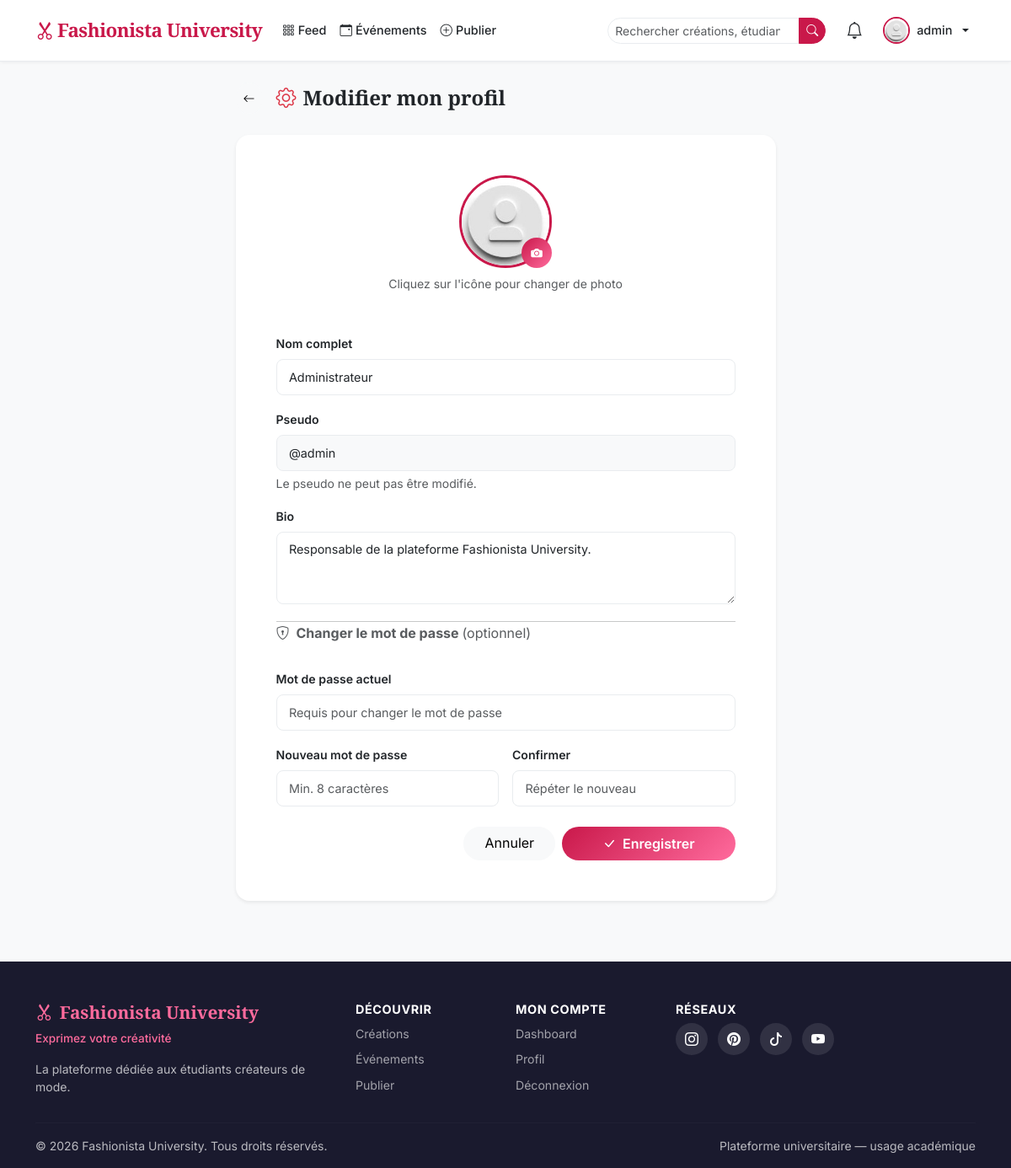
The page /edit_profile.php (signed in) on the database its author committed.
### tables this page shows
CREATE TABLE `users` (
  `id`           INT(11)      NOT NULL AUTO_INCREMENT,
  `username`     VARCHAR(50)  NOT NULL UNIQUE,
  `full_name`    VARCHAR(100) NOT NULL,
  `email`        VARCHAR(150) NOT NULL UNIQUE,
  `password`     VARCHAR(255) NOT NULL,
  `bio`          TEXT,
  `avatar`       VARCHAR(255) DEFAULT 'default_avatar.png',
  `role`         ENUM('student','admin') DEFAULT 'student',
  `created_at`   DATETIME     DEFAULT CURRENT_TIMESTAMP,
  `updated_at`   DATETIME     DEFAULT CURRENT_TIMESTAMP ON UPDATE CURRENT_TIMESTAMP,
  PRIMARY KEY (`id`),
  KEY `idx_email` (`email`),
  KEY `idx_username` (`username`)
);

### includes/auth.php (called while the page is built, shortened)
<?php
function isLoggedIn(): bool {
    return isset($_SESSION['user_id']) && !empty($_SESSION['user_id']);
}
function currentUserId(): ?int {
    return isset($_SESSION['user_id']) ? (int)$_SESSION['user_id'] : null;
}
function currentUser(): ?array {
    static $user = null;
    if ($user === null) {
        $db   = getDB();
        $stmt = $db->prepare('SELECT * FROM users WHERE id = ?');
        $stmt->execute([currentUserId()]);
        $user = $stmt->fetch() ?: null;
    }
    return $user;
}

### includes/functions.php (called while the page is built, shortened)
<?php
function h(string $str): string {
    return htmlspecialchars($str, ENT_QUOTES | ENT_HTML5, 'UTF-8');
}
function avatarUrl(array $user): string {
    return SITE_URL . '/assets/images/default_avatar.jpg';
}

### edit_profile.php (the view, shortened to what this page needs)
<?php
require_once __DIR__ . '/includes/auth.php';
require_once __DIR__ . '/includes/functions.php';
$activePage = '';
$userModel  = new User();
$user       = $userModel->findById(currentUserId());
require_once __DIR__ . '/includes/header.php';
?>
<div class="row justify-content-center">
  <div class="col-lg-7">
    <div class="d-flex align-items-center gap-3 mb-4">
      <a href="<?= SITE_URL ?>/profile.php?id=<?= currentUserId() ?>"
         class="btn btn-light btn-sm rounded-circle p-2">
        <i class="bi bi-arrow-left"></i>
      </a>
      <h1 class="mb-0" style="font-size:1.5rem">
        <i class="bi bi-gear text-danger me-2"></i>Modifier mon profil
      </h1>
    </div>
    <div class="card border-0 shadow-sm rounded-4">
      <div class="card-body p-4 p-md-5">
        <form action="<?= SITE_URL ?>/edit_profile.php"
              method="POST"
              enctype="multipart/form-data"
              novalidate>
          <div class="text-center mb-5">
            <div class="position-relative d-inline-block">
              <img src="<?= avatarUrl($user) ?>"
                   alt="Avatar"
                   id="avatarPreview"
                   style="width:110px;height:110px;border-radius:50%;object-fit:cover;border:3px solid var(--clr-primary)">
              <label for="avatarInput"
                     class="position-absolute bottom-0 end-0 btn btn-fashion btn-sm rounded-circle p-2"
                     style="cursor:pointer;width:36px;height:36px;display:flex;align-items:center;justify-content:center;">
                <i class="bi bi-camera-fill" style="font-size:.85rem"></i>
              </label>
            </div>
            <p class="text-muted small mt-2">Cliquez sur l'icône pour changer de photo</p>
          </div>
          <div class="row g-3">
            <div class="col-12">
              <label for="full_name" class="form-label fw-semibold">Nom complet</label>
              <input type="text" id="full_name" name="full_name"
                     class="form-control"
                     value="<?= h($user['full_name']) ?>"
                     required>
            </div>
            <div class="col-12">
              <label class="form-label fw-semibold">Pseudo</label>
              <input type="text" class="form-control bg-light" value="@<?= h($user['username']) ?>" readonly>
              <div class="form-text">Le pseudo ne peut pas être modifié.</div>
            </div>
            <div class="col-12">
              <label for="bio" class="form-label fw-semibold">Bio</label>
              <textarea id="bio" name="bio" class="form-control" rows="3"
                        maxlength="500"
                        placeholder="Parlez de votre style, vos inspirations…"><?= h($user['bio'] ?? '') ?></textarea>
            </div>
            <div class="col-12">
              <hr class="my-1">
              <h6 class="fw-bold text-muted mb-3">
                <i class="bi bi-shield-lock me-2"></i>Changer le mot de passe
                <span class="fw-normal">(optionnel)</span>
              </h6>
            </div>
            <div class="col-12">
              <label for="current_password" class="form-label fw-semibold">Mot de passe actuel</label>
              <input type="password" id="current_password" name="current_password"
                     class="form-control" placeholder="Requis pour changer le mot de passe">
            </div>
            <div class="col-md-6">
              <label for="new_password" class="form-label fw-semibold">Nouveau mot de passe</label>
              <input type="password" id="new_password" name="new_password"
                     class="form-control" placeholder="Min. 8 caractères" minlength="8">
            </div>
            <div class="col-md-6">
              <label for="new_password2" class="form-label fw-semibold">Confirmer</label>
              <input type="password" id="new_password2" name="new_password2"
                     class="form-control" placeholder="Répéter le nouveau">
            </div>
            <div class="col-12 d-flex gap-2 justify-content-end pt-2">
              <a href="<?= SITE_URL ?>/profile.php?id=<?= currentUserId() ?>"
                 class="btn btn-light rounded-pill px-4">Annuler</a>
              <button type="submit" class="btn btn-fashion px-5">
                <i class="bi bi-check-lg me-2"></i>Enregistrer
              </button>
            </div>
          </div>
        </form>
      </div>
    </div>
  </div>
</div>
<?php require_once __DIR__ . '/includes/footer.php'; ?>

### includes/header.php (shortened to what this page needs)
<?php
$currentUser = currentUser();
$activePage  = $activePage ?? '';
?>
<!DOCTYPE html>
<html lang="fr">
<head>
  <link rel="stylesheet" href="https://cdn.jsdelivr.net/npm/bootstrap@5.3.3/dist/css/bootstrap.min.css">
  <link rel="stylesheet" href="https://cdn.jsdelivr.net/npm/bootstrap-icons@1.11.3/font/bootstrap-icons.css">
  <link rel="stylesheet" href="<?= SITE_URL ?>/assets/css/style.css?v=<?= filemtime(__DIR__ . '/../assets/css/style.css') ?>">
</head>
<body>
<nav class="navbar navbar-expand-lg navbar-fashion sticky-top">
  <div class="container">
    <a class="navbar-brand" href="<?= SITE_URL ?>/index.php">
      <i class="bi bi-scissors me-1"></i><?= SITE_NAME ?>
    </a>
    <div class="collapse navbar-collapse" id="mainNav">
      <ul class="navbar-nav me-auto mb-2 mb-lg-0">
        <li class="nav-item">
          <a class="nav-link <?= $activePage === 'feed' ? 'active' : '' ?>"
             href="<?= SITE_URL ?>/index.php">
            <i class="bi bi-grid-3x3-gap me-1"></i>Feed
          </a>
        </li>
        <li class="nav-item">
          <a class="nav-link <?= $activePage === 'events' ? 'active' : '' ?>"
             href="<?= SITE_URL ?>/events.php">
            <i class="bi bi-calendar-event me-1"></i>Événements
          </a>
        </li>
        <?php if (isLoggedIn()): ?>
        <li class="nav-item">
          <a class="nav-link <?= $activePage === 'create' ? 'active' : '' ?>"
             href="<?= SITE_URL ?>/create_post.php">
            <i class="bi bi-plus-circle me-1"></i>Publier
          </a>
        </li>
        <?php endif; ?>
      </ul>
      <form class="d-flex me-3 search-form" action="<?= SITE_URL ?>/search.php" method="GET" role="search">
        <div class="input-group input-group-sm">
          <input class="form-control search-input" type="search" name="q"
                 placeholder="Rechercher créations, étudiants…"
                 value="<?= h($_GET['q'] ?? '') ?>">
          <button class="btn btn-search" type="submit"><i class="bi bi-search"></i></button>
        </div>
      </form>
      <ul class="navbar-nav align-items-center">
        <?php if (isLoggedIn() && $currentUser): ?>
          <li class="nav-item me-2 d-none d-lg-block">
            <a class="nav-link position-relative" href="<?= SITE_URL ?>/notifications.php">
              <i class="bi bi-bell fs-5"></i>
            </a>
          </li>
          <li class="nav-item dropdown">
            <a class="nav-link dropdown-toggle d-flex align-items-center gap-2 user-menu"
               href="#" data-bs-toggle="dropdown">
              <img src="<?= avatarUrl($currentUser) ?>"
                   alt="Avatar" class="nav-avatar">
              <span class="d-none d-lg-inline"><?= h($currentUser['username']) ?></span>
            </a>
          </li>
        <?php endif; ?>
      </ul>
    </div>
  </div>
</nav>
<main class="main-content">
  <div class="container py-4">

### assets/css/style.css (style rules this page uses)
:root { --clr-primary: #c9184a; --clr-primary-dk: #a01037; --clr-secondary: #ff6b9d; --clr-accent: #ffd166; --clr-dark: #1a1a2e; --clr-dark-2: #16213e; --clr-surface: #ffffff; --clr-surface-2: #f8f9fa; --clr-border: #e9ecef; --clr-text: #212529; --clr-muted: #6c757d; --font-heading: 'Playfair Display', serif; --font-body: 'Inter', sans-serif; --radius-sm: 8px; --radius-md: 16px; --radius-lg: 24px; --radius-xl: 32px; --shadow-sm: 0 1px 4px rgba(0,0,0,.06); --shadow-md: 0 4px 20px rgba(0,0,0,.1); --shadow-lg: 0 8px 40px rgba(0,0,0,.15); --transition: .25s ease; }
*, *::before, *::after { box-sizing: border-box; }
body { font-family: var(--font-body); color: var(--clr-text); background: var(--clr-surface-2); min-height: 100vh; overflow-x: hidden; }
h1, h2, h3, h4, h5 { font-family: var(--font-heading); font-weight: 700; }
a { color: var(--clr-primary); text-decoration: none; }
img { max-width: 100%; object-fit: cover; }
.container, .container-fluid { width: 100%; }
.navbar-fashion { background: rgba(255,255,255,.95); backdrop-filter: blur(12px); border-bottom: 1px solid var(--clr-border); padding: .75rem 0; box-shadow: var(--shadow-sm); }
.navbar-brand { font-family: var(--font-heading); font-size: 1.4rem; font-weight: 700; color: var(--clr-primary) !important; letter-spacing: -.5px; }
.navbar-fashion .nav-link { color: var(--clr-text) !important; font-weight: 500; font-size: .9rem; padding: .5rem .85rem; border-radius: var(--radius-sm); transition: background var(--transition), color var(--transition); }
.search-input { border-radius: var(--radius-xl) 0 0 var(--radius-xl) !important; border-color: var(--clr-border); font-size: .85rem; width: 220px; }
.btn-search { border-radius: 0 var(--radius-xl) var(--radius-xl) 0 !important; background: var(--clr-primary); color: #fff; border: 1px solid var(--clr-primary); }
.nav-avatar { width: 32px; height: 32px; border-radius: 50%; object-fit: cover; border: 2px solid var(--clr-primary); }
.user-menu { gap: .5rem; }
.btn-fashion { background: linear-gradient(135deg, var(--clr-primary), var(--clr-secondary)); color: #fff; border: none; border-radius: var(--radius-xl); font-weight: 600; padding: .5rem 1.4rem; transition: transform var(--transition), box-shadow var(--transition); }
.main-content { min-height: calc(100vh - 140px); }
.form-label { font-weight: 600; font-size: .88rem; color: var(--clr-text); }
.form-control { border-radius: var(--radius-sm); border: 1.5px solid var(--clr-border); padding: .6rem .9rem; font-size: .9rem; transition: border-color var(--transition), box-shadow var(--transition); }

### rows shown on the page
users: username "admin", full_name "Administrateur", username "@admin", bio "Responsable de la plateforme Fashionista University."

### other values the page prints
SITE_NAME "Fashionista University"
SITE_TAGLINE "Exprimez votre créativité"
